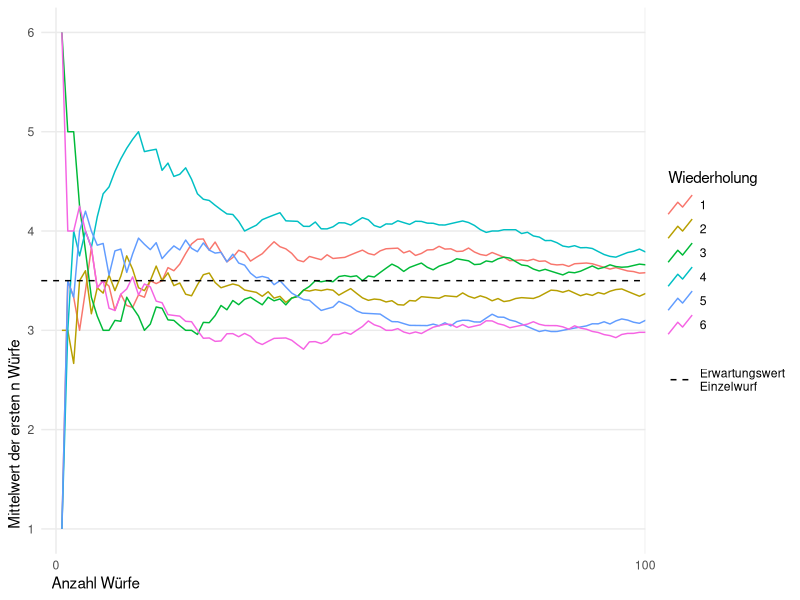
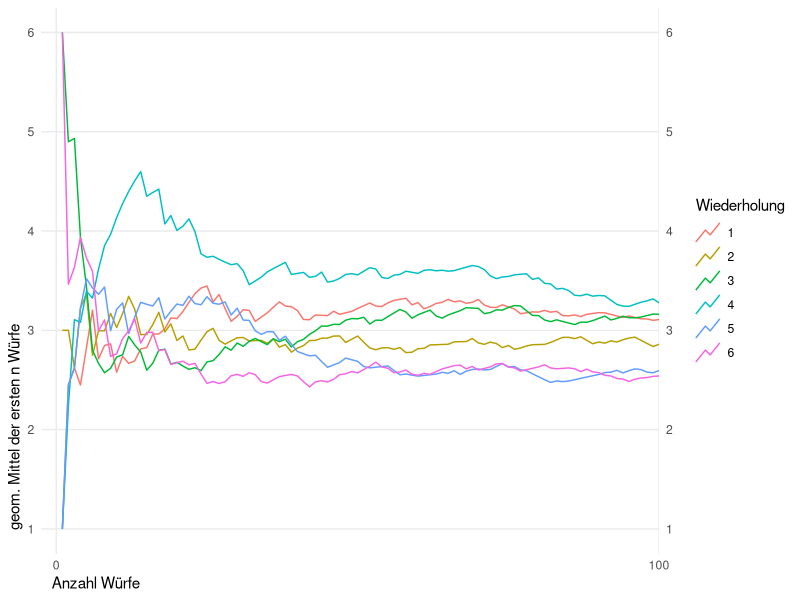
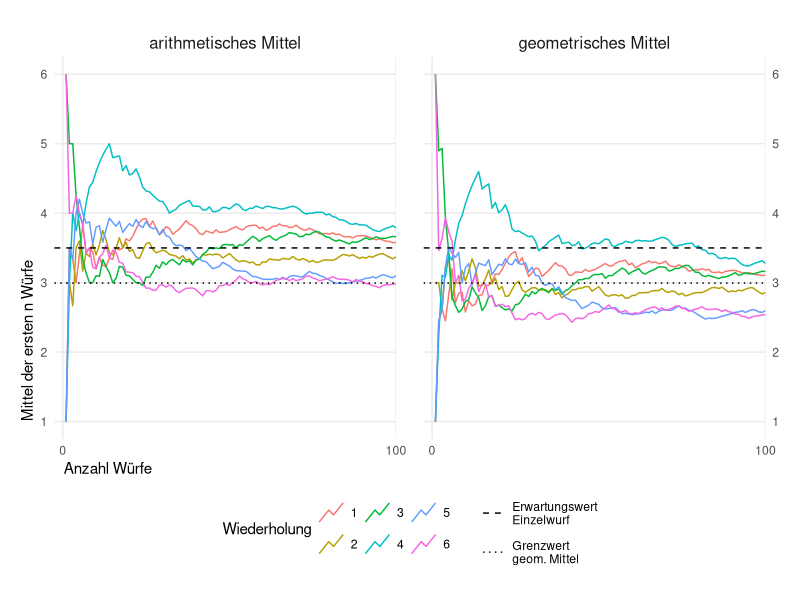
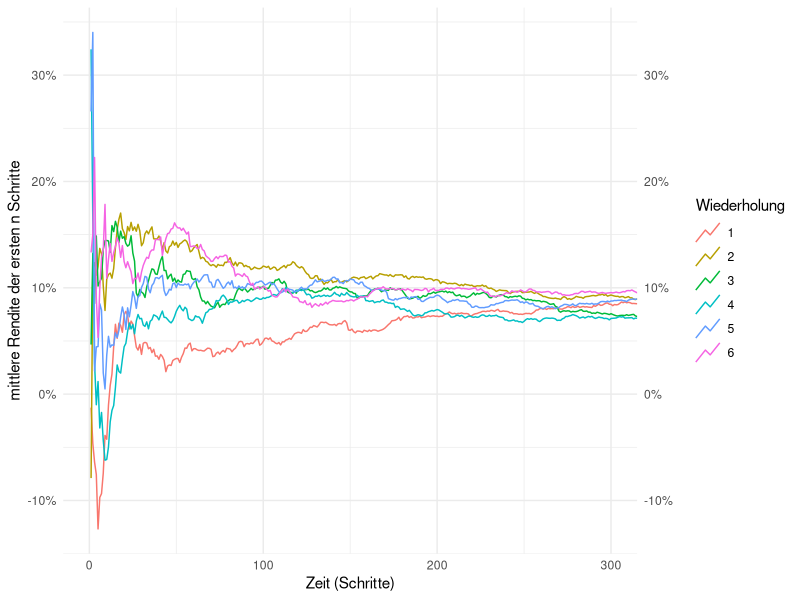
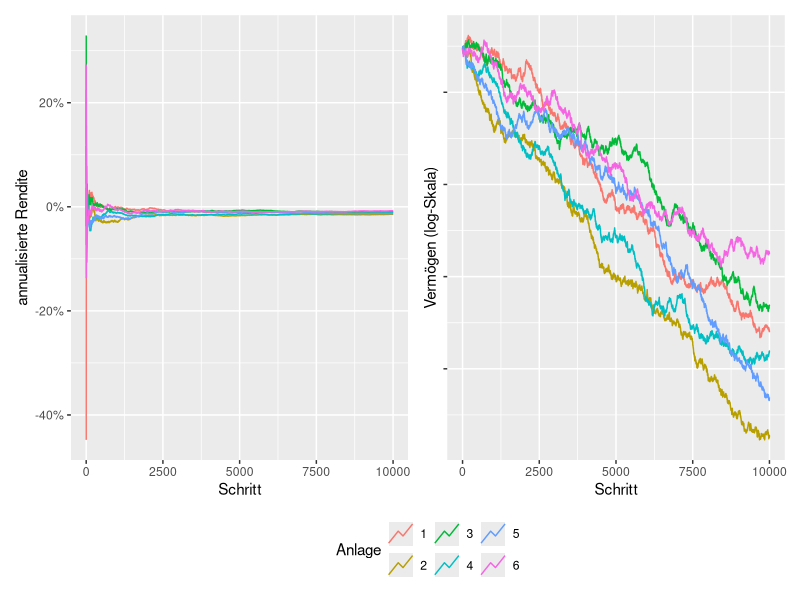
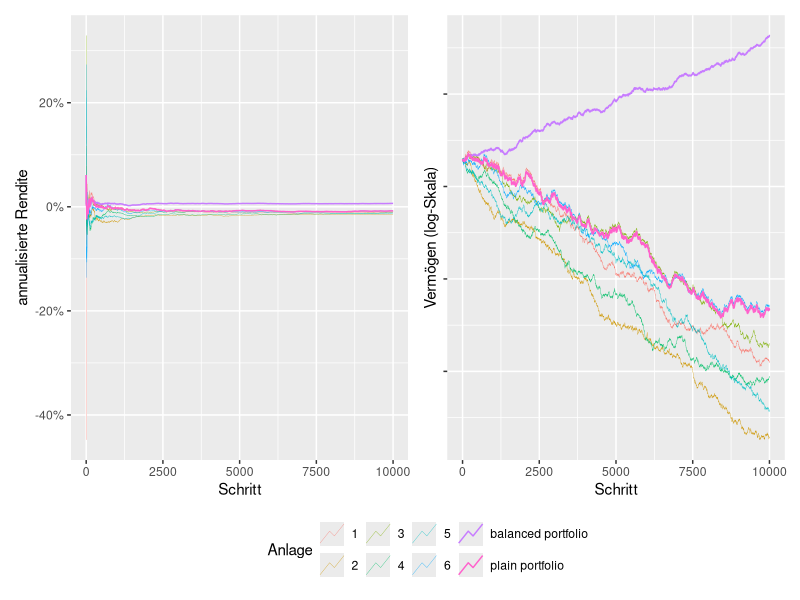

The R source for these figures, in order:
## ---- chunk 1
#| label: wuerfel-ggz
#| message: false
#| warning: false
#| fig-width: 6
#| fig-height: 3

library(tidyverse)

# t <- as.integer(Sys.time())
# print(t)
# set.seed(t)
# set.seed(1769887433)
set.seed(1769892275)

n = 500 # mehr als 600 führen beim Multiplizieren später zum Überlauf!
wdh = 6

Daten <- tibble()

for (wiederholung in 1:wdh) {
  Daten <- bind_rows(
    Daten,
    tibble(
      X = ceiling(runif(n, min = 0, max = 6)), 
      Schritt = 1:n,
      Wiederholung = wiederholung
    )
  )
}

Daten <- Daten |>
  group_by(Wiederholung) |>
    mutate(
    X_cum = cumsum(X),
    Mittelwert = X_cum/Schritt
  )

arith_mw_plot <- ggplot(
  Daten, 
  aes(
    x = Schritt, 
    y = Mittelwert, 
    color = factor(Wiederholung)
  )
) +
  geom_line(key_glyph = "timeseries") +
  expand_limits(y = c(1, 6)) +
  labs(
    color = "Wiederholung", 
    x = "Anzahl Würfe", 
    y = "Mittelwert der ersten n Würfe"
  ) +
  geom_hline(
    mapping = aes(
      yintercept = 3.5, 
      linetype = "Erwartungswert\nEinzelwurf")
  ) +
  scale_linetype_manual(
    values = c("Erwartungswert\nEinzelwurf" = "dashed"), 
    guide = guide_legend(title = NULL)
  ) +
  scale_x_continuous(
    breaks = 100 * 0:floor(n/100), 
    expand = expansion(c(0.025,0), 0), 
    minor_breaks = NULL
  ) +
  scale_y_continuous(
    breaks = c(1,2,3,4,5,6), 
    expand = expansion(0.05,0), 
    minor_breaks = NULL
  ) +
  theme_minimal() +
  theme(
    axis.title.x = element_text(hjust = 0.02),
    axis.title.y = element_text(hjust = 0.07)
  ) 

arith_mw_plot +
  coord_cartesian(xlim = c(0,100))




## ---- chunk 2
#| label: wuerfel-ggz-geom-mittel
#| message: false
#| warning: false
#| fig-width: 6
#| fig-height: 3


Daten <- Daten |>
  mutate(
   X_prod = cumprod(X),
   GeoMittel = X_prod^(1/Schritt)
  )

geom_mw_plot <- ggplot(
  Daten, 
  aes(x = Schritt, y = GeoMittel, color = factor(Wiederholung))
) +
  geom_line(key_glyph = "timeseries") +
  expand_limits(y = c(1, 6)) +
  labs(
    color = "Wiederholung", 
    x = "Anzahl Würfe", 
    y = "geom. Mittel der ersten n Würfe"
  ) +
  # geom_hline(mapping = aes(
    # yintercept = 3.5, 
    # linetype = "Erwartungswert\nEinzelwurf")) +#, show.legend = TRUE
  # ) +
  # scale_linetype_manual(
    # values = c("Erwartungswert\nEinzelwurf" = "dashed"), 
    # guide = guide_legend(title = NULL)
  # ) +
  scale_x_continuous(
    breaks = 100 * 0:floor(n/100), 
    expand = expansion(c(0.025,0), 0), minor_breaks = NULL
  ) +
  scale_y_continuous(
    breaks = 1:6, 
    expand = expansion(0.05,0),
    minor_breaks = NULL,
    sec.axis = dup_axis(name = NULL)
  ) +
  theme_minimal() +
  theme(
    axis.title.x = element_text(hjust = 0.02),
    axis.title.y = element_text(hjust = 0.07)
  ) 

geom_mw_plot +
  coord_cartesian(xlim = c(0,100))


## ---- chunk 3
#| label: vgl-arith-geom-mittel
#| fig-width: 6
#| fig-height: 4


Daten_lang <- Daten |>
  select(!c(X_cum, X_prod)) |>
  rename(`arithmetisches Mittel` = Mittelwert, `geometrisches Mittel` = GeoMittel) |>
  pivot_longer(
    cols = ends_with("Mittel"),
    names_to = "variante_mw",
    values_to = "mw"
  )

beide_mw_plot <- ggplot(
  Daten_lang, 
  aes(x = Schritt, y = mw, color = factor(Wiederholung))
) +
  geom_line(key_glyph = "timeseries") +
  expand_limits(y = c(1, 6)) +
  labs(
    color = "Wiederholung", 
    x = "Anzahl Würfe", 
    y = "Mittel der ersten n Würfe"
  ) +
  geom_hline(
    mapping = aes(yintercept = 3.5, linetype = "Erwartungswert\nEinzelwurf")
  ) +
  geom_hline(
    mapping = aes(yintercept = exp(sum(log(1:6)/6)), linetype = "Grenzwert\ngeom. Mittel")
  ) +
  scale_linetype_manual(
    values = c(
      "Erwartungswert\nEinzelwurf" = "dashed", 
      "Grenzwert\ngeom. Mittel" = "dotted"
    ), 
    guide = guide_legend(
      title = NULL, 
      theme = theme(
        legend.key.spacing.y = unit(10, "pt"),
        legend.direction = "vertical"
      )
    )
  ) +
  scale_x_continuous(
    breaks = 100 * 0:floor(n/100), 
    expand = expansion(c(0.025,0), 0), 
    minor_breaks = NULL
  ) +
  scale_y_continuous(
    breaks = 1:6, 
    expand = expansion(0.05, 0), 
    minor_breaks = NULL, 
    sec.axis = dup_axis(name = NULL)
  ) +
  theme_minimal() +
  theme(
    axis.title.x = element_text(hjust = 0.015),
    axis.title.y = element_text(hjust = 0.08),
    legend.position = "bottom",
    panel.spacing = unit(20, "pt"),
    plot.margin = margin(t = 20, r = 15, b = 20, l = 15, unit = "pt"),
    strip.text = element_text(size = 12)
    # strip.background = element_rect(color = "#999999")
  ) +
  facet_wrap(vars(variante_mw))

beide_mw_plot + coord_cartesian(xlim = c(0,100))

## ---- chunk 4
#| label: finanzanlage-hohe-rendite
#| fig-width: 6
#| fig-height: 3


n <- 1000
erw <- 0.1
std_abw <- 0.2
Finanzdaten <- tibble()

for (wiederholung in 1:wdh) {
  Finanzdaten <- bind_rows(
    Finanzdaten,
    tibble(
      X = 1 + rnorm(n, mean = erw, sd = std_abw), 
      Schritt = 1:n,
      Wiederholung = wiederholung
    )
  )
}

Finanzdaten <- Finanzdaten |>
  group_by(Wiederholung) |>
    mutate(
   X_prod = cumprod(X),
   GeoMittel = X_prod^(1/Schritt)
  )


fin_hr_plot <- ggplot(Finanzdaten) +
  geom_line(
    aes(
      x = Schritt, 
      y = GeoMittel - 1, 
      color = factor(Wiederholung)
    ),
    key_glyph = "timeseries"
  ) +
  labs(
    color = "Wiederholung", 
    y = "mittlere Rendite der ersten n Schritte", 
    x = "Zeit (Schritte)"
  ) +
  scale_y_continuous(
    labels = scales::label_percent(accuracy = 1),
    sec.axis = dup_axis(name = NULL)
  ) +
  theme_minimal()

fin_hr_plot + 
  coord_cartesian(xlim = c(0, 300))

## ---- chunk 5
#| label: verlauf-einzelanlage-niedrige-rendite


n <- 10000
erw <- 0.01
std_abw <- 0.2
Finanzdaten_niedrig <- tibble()

for (wiederholung in 1:wdh) {
  Finanzdaten_niedrig <- bind_rows(
    Finanzdaten_niedrig,
    tibble(
      X = 1 + rnorm(n, mean = erw, sd = std_abw), 
      Schritt = 1:n,
      Wiederholung = wiederholung
    )
  )
}

Finanzdaten_niedrig <- Finanzdaten_niedrig |>
  group_by(Wiederholung) |>
    mutate(
   X_prod = cumprod(X),
   GeoMittel = X_prod^(1/Schritt)
  )


 patchwork::wrap_plots(
  ggplot(Finanzdaten_niedrig) +
    geom_line(
      aes(
        x = Schritt, y = GeoMittel - 1, color = factor(Wiederholung)
      ),
      key_glyph = "timeseries"
    ) +
    labs(color = "Anlage", y = "annualisierte Rendite") +
    scale_y_continuous(labels = scales::label_percent(accuracy = 1)),
  ggplot(Finanzdaten_niedrig) +
    geom_line(
      aes(x = Schritt, y = X_prod, color = factor(Wiederholung)),
      key_glyph = "timeseries"
    ) +
    labs(color = "Anlage", y = "Vermögen (log-Skala)") +
  scale_y_log10(labels = NULL)
) + patchwork::plot_layout(guides = "collect") & 
  theme(legend.position = "bottom")

## ---- chunk 6
# #| label: fig-verlauf-portfolio

Portfolio <- Finanzdaten_niedrig |>
  group_by(Schritt) |>
  summarise(
    balanced = sum(X)/n(),
    sum_prod = sum(X_prod)/n()
  ) |>
  mutate(
    balanced_prod = cumprod(balanced),
    balanced_GeoMittel = balanced_prod^(1/Schritt),
    sum_GeoMittel = sum_prod^(1/Schritt)    
  )

patchwork::wrap_plots(
  ggplot(Finanzdaten_niedrig) +
    geom_line(
      aes(x = Schritt, y = GeoMittel - 1, color = factor(Wiederholung)),
      linewidth = .1,
      key_glyph = "timeseries"
    ) +
    geom_line(
      data = Portfolio,
      mapping = aes(
        x = Schritt, y = balanced_GeoMittel - 1, color = "balanced portfolio"
      ),
      key_glyph = "timeseries"
    ) +
    geom_line(
      data = Portfolio,
      mapping = aes(
        x = Schritt, y = sum_GeoMittel - 1, color = "plain portfolio"
      ),
      key_glyph = "timeseries"
    ) +
    labs(color = "Anlage", y = "annualisierte Rendite") +
    scale_y_continuous(labels = scales::label_percent(accuracy = 1)),
  ggplot(Finanzdaten_niedrig) +
    geom_line(
      aes(x = Schritt, y = X_prod, color = factor(Wiederholung)),
      linewidth = .1,
      key_glyph = "timeseries"
    ) +
    geom_line(
      data = Portfolio,
      mapping = aes(
        x = Schritt, y = balanced_prod, color = "balanced portfolio"
      ),
      key_glyph = "timeseries"
    ) +
    geom_line(
      data = Portfolio,
      mapping = aes(
        x = Schritt, y = sum_prod, color = "plain portfolio"
      ),
      key_glyph = "timeseries"
    ) +
    labs(color = "Anlage", y = "Vermögen (log-Skala)") +
    scale_y_log10(labels = NULL)
) + patchwork::plot_layout(guides = "collect") & 
  theme(legend.position = "bottom")



